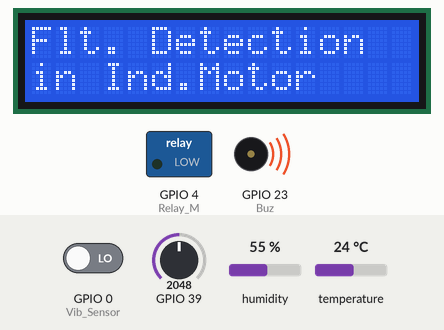
The sketch below on a simulated ESP32. Parts: 16×2 character LCD, switched loads named in the sketch (green lamp = pin HIGH), buzzer (waves = sounding, pin HIGH). Inputs (shaded band) come from the test bench; at power-on: GPIO 0 (Vib_Sensor) LOW, temperature 24 °C, GPIO 39 = 2048, humidity 55 %. WiFi joins after 1.5 s; servers stay silent unless stated; what the sketch prints to the serial monitor is not drawn.

Above: at 2.6 s.
At 4.7 s:
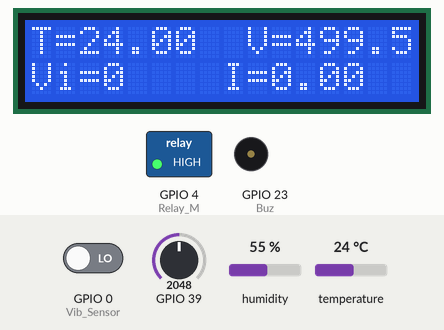
4.8 s: GPIO 0 (Vib_Sensor) driven HIGH
At 19.68 s:
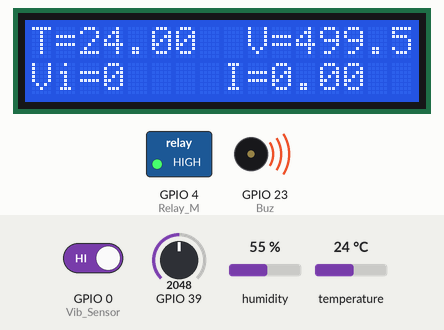
23.8 s: temperature set to 41 °C
At 26.9 s:
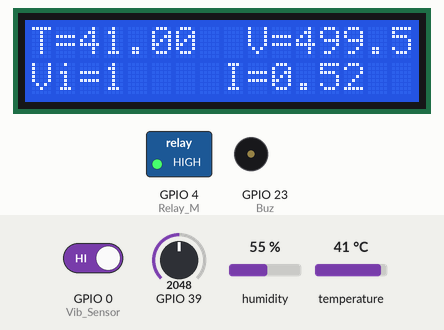
27.1 s: temperature set to 44 °C
At 29.9 s:
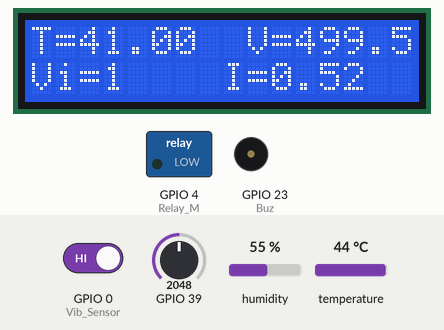
Timing chart, 0 to 31.4 s (numbered marks = the images above; inputs shaded):
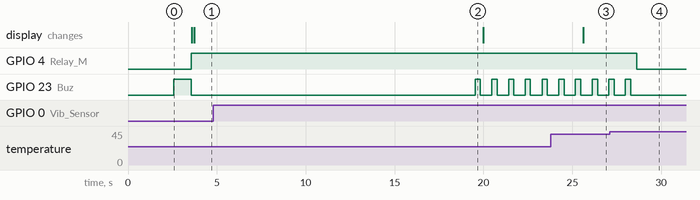

The sketch:

rameter_Monitoring_Second_Raaisoni__Choti_black_Home_Motor__.ino
```cpp
#include <WiFi.h>         //Header File
#include <WiFiClient.h>   //Header File
#include <ThingSpeak.h>   //Header File

#include <LiquidCrystal.h>
const int rs = 25, en =26 , d4 = 21, d5 = 19, d6 = 18, d7 = 5;
LiquidCrystal lcd(rs, en, d4, d5, d6, d7);

int Relay_M=4;
int Buz=23;
int Vib_Sensor=0;

 const char* ssid = "Gaurav";          //WiFi Name
const char* password = "12345678";   //WiFi Password
WiFiClient client;
unsigned long myChannelNumber = 749841;            // Channel Number
const char * myWriteAPIKey = "DDYVPPPHAX55A81J";   // Write API Key


#include "DHT.h"        // including the library of DHT11 temperature and humidity sensor
#define DHTTYPE DHT11   // DHT 11
#define dht_dpin 22
DHT dht(dht_dpin, DHTTYPE);


#include "ACS712.h"
ACS712 sensor(ACS712_30A, 34);
float Cur;

int V;
double Vout;
int r;

int th_count = 0;
int onoff_flag = 0;

void setup()  // put your setup code here, to run once:
{
  lcd.begin(16, 2);
  lcd.print("Flt. Detection");
  lcd.setCursor(0,1);
  lcd.print("in Ind.Motor");
  Serial.begin (9600);
  dht.begin();
  sensor.calibrate();
  pinMode(34,INPUT);
  pinMode(Relay_M,OUTPUT);
  pinMode(Buz,OUTPUT);
  pinMode(4,OUTPUT);
  pinMode(Vib_Sensor,INPUT);


 // Connect to WiFi network
  WiFi.disconnect();
  delay(1000);
  Serial.println();
  Serial.println();
  Serial.print("Connecting to ");
  Serial.println(ssid);
  WiFi.begin(ssid, password);
  while (WiFi.status() != WL_CONNECTED)
  {
   delay(500);
   Serial.print(".");
  }
  Serial.println("");
  Serial.println("WiFi connected");
  digitalWrite(Buz,1);
  delay(1000);
  digitalWrite(Buz,0);

  lcd.clear();
  // Print the IP address
  Serial.println(WiFi.localIP());
  ThingSpeak.begin(client);
}

void loop() // put your main code here, to run repeatedly:
{
  digitalWrite(Relay_M,1);
  Serial.println("Relay ON");


  int sensorValue = digitalRead(Vib_Sensor);
  Serial.print("Vib_Sensor= ");
  Serial.println(sensorValue);
  if((sensorValue)>0)
 {

    digitalWrite(Buz,1);
  delay(300);
  digitalWrite(Buz,0);
  Cur = 0.52;
    }
    else
    Cur = 0;


  float t = dht.readTemperature();
    Serial.print("temperature = ");
    Serial.print(t);
    Serial.println("C  ");
    if ((t)>42)
    {
       ThingSpeak.writeField(myChannelNumber, 1, t, myWriteAPIKey);
       digitalWrite(Relay_M,0);
       delay(12000);
       Serial.println("Relay OFF");
       int onoff_flag = 0;
       Cur = 0;
    }

//     Cur = sensor.getCurrentAC();
//     Serial.print("Current= ");
//     Serial.print(Cur);
//     Serial.println("Amp");
//     ThingSpeak.writeField(myChannelNumber, 2,Cur, myWriteAPIKey);
//     delay(15000);


 for(int r=0; r<60; r++)
 {
  V= analogRead(39);
//  Serial.print("V= ");
//  Serial.println(V);

  Vout= Vout+V;
   delay(1);

  }
 Vout=Vout/60;
 // Serial.print("Vout= ");
 // Serial.println(Vout);

  float k = Vout/4.1;
  Serial.print("k= ");
  Serial.println(k);
  Vout=0;
  if(th_count == 10)
  {
    Serial.println("Sending Voltage");
ThingSpeak.writeField(myChannelNumber, 3,k, myWriteAPIKey);
 delay(15000);
 Serial.println("Sending Vibration Value");
 ThingSpeak.writeField(myChannelNumber, 4, sensorValue, myWriteAPIKey);
  delay(15000);
  th_count=0;
  onoff_flag = 0;
  }
 th_count++;
 lcd.begin(16,2);
 lcd.setCursor(0,0);
 lcd.print("T=");
 lcd.print(t);
  lcd.setCursor(9,0);
 lcd.print("V=");
 lcd.print(k);
  lcd.setCursor(0,1);
 lcd.print("Vi=");
 lcd.print(sensorValue);
   lcd.setCursor(8,1);
 lcd.print("I=");
 lcd.print(Cur);
 delay(500);
    if(onoff_flag == 0)
     {
      Serial.println("Sending Current Value");
      Serial.println(Cur);
    ThingSpeak.writeField(myChannelNumber, 2,Cur, myWriteAPIKey);
 delay(15000);
 onoff_flag = 1;
     }
 Serial.println("-----------");
}
```

Measured:
- the behaviour switches between 42 and 43 °C on temperature (found by bisection; images 3 and 4)
- after the input at 4.8 s, GPIO 23 (Buz): alternates HIGH for 0.30 s and LOW for 0.64 s, starting after 14.7 s
- after the input at 23.8 s, the display: changes after 1.8 s (image 3)
- after the input at 27.1 s, GPIO 4 (Relay_M): HIGH → LOW after 1.5 s
